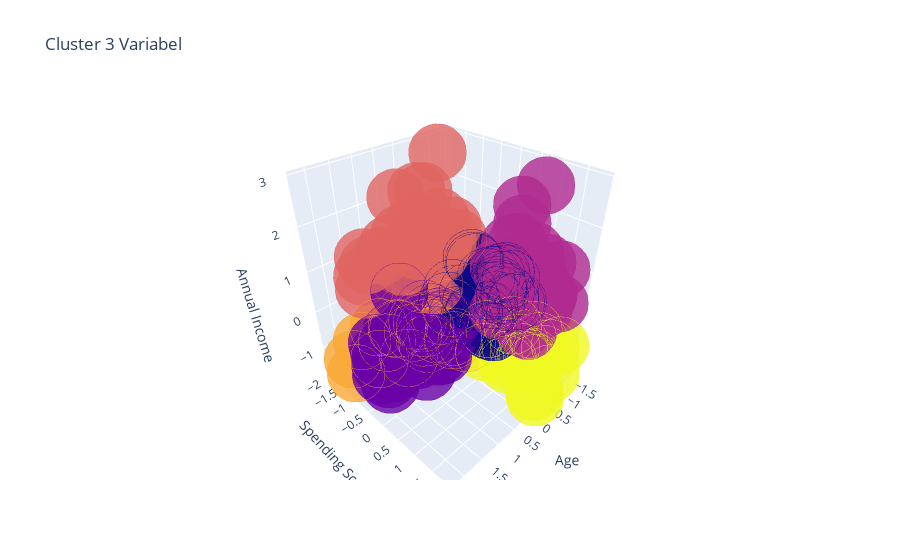

Write notebook code for a chart like this one.
### Code cell
import plotly as py
import plotly.graph_objs as go

df['label'] =  labels_alt
trace1 = go.Scatter3d(
    x= df['Age'],
    y= df['Spending Score (1-100)'],
    z= df['Annual Income (k$)'],
    mode='markers',
     marker=dict(
        color = df['label'], 
        size= 20,
        line=dict(
            color= df['label'],
            width= 12
        ),
        opacity=0.8
     )
)
data = [trace1]
layout = go.Layout(
#     margin=dict(
#         l=0,
#         r=0,
#         b=0,
#         t=0
#     )
    title= 'Cluster 3 Variabel',
    scene = dict(
            xaxis = dict(title  = 'Age'),
            yaxis = dict(title  = 'Spending Score'),
            zaxis = dict(title  = 'Annual Income')
        )
)
fig = go.Figure(data=data, layout=layout)
py.offline.iplot(fig)

### Figure 1 — Plotly figure (JSON) as saved in the notebook; plotly's stock layout.template omitted (floating-point values rounded to 4 significant figures; data arrays with more than 128 entries replaced by an {"elided": "..."} marker saying what was removed)
{"data": [{"marker": {"color": {"elided": "200 int values"}, "line": {"color": {"elided": "200 int values"}, "width": 12}, "opacity": 0.8, "size": 20}, "mode": "markers", "type": "scatter3d", "x": {"elided": "200 float values"}, "y": {"elided": "200 float values"}, "z": {"elided": "200 float values"}}], "layout": {"scene": {"xaxis": {"title": {"text": "Age"}}, "yaxis": {"title": {"text": "Spending Score"}}, "zaxis": {"title": {"text": "Annual Income"}}}, "title": {"text": "Cluster 3 Variabel"}}}
